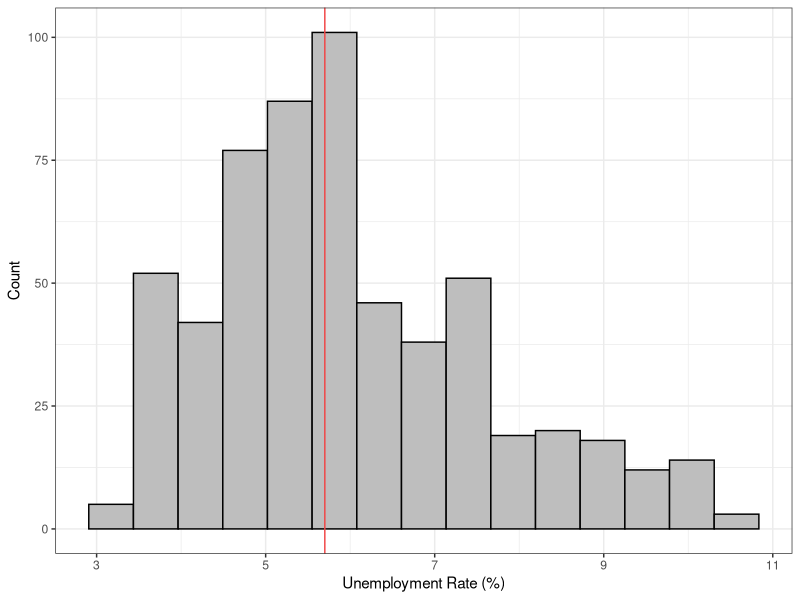

Source code (R): (Note: this script raises an error after producing the figure.)
# load libraries
library(kableExtra)                     # for printing tables
library(cowplot)                        # for side by side plots
library(lubridate)                      # for dealing with dates
library(maps)                           # for creating maps
library(tidyverse)

# read in the cleaned data
setwd("~/Desktop/STAT471/unemployment-project")
econ_train = read_tsv(file = "data/clean/econ_train.tsv")
econ_test = read_tsv(file = "data/clean/econ_test.tsv")

# count number of test and train observations and number of filters
test_obs = nrow(econ_train)
train_obs = nrow(econ_test)
total_obs = test_obs + train_obs
num_features = ncol(econ_train)

 
# Variation in response variable 
histogram_unemploy = econ_train %>%
  ggplot(aes(x = UNRATE)) +
  geom_histogram(bins = 15, fill = "grey", col =  "black") +
  labs(x = "Unemployment Rate (%)", 
       y = "Count") +
  # add vertical line at the median value for unemployment rate
  geom_vline(xintercept = median(econ_train$UNRATE), color = "#f04546") + 
  theme_bw()
# save the plot
ggsave(filename = "~/Desktop/STAT471/unemployment-project/results/histogram_unemploy.png", 
       plot = histogram_unemploy, 
       device = "png", 
       width = 8, 
       height = 5)

#accesss independence of time series data
pct <- function(x) {x / lag(x) - 1}
combinded = rbind(econ_train, econ_test) 
mean_change = combinded %>% 
  mutate(change = UNRATE - lead(UNRATE)) %>% 
  dplyr::select(change) %>% na.omit() %>%
  summarise(mean(abs(change)))  
sd_UNRATE = sd(combinded$UNRATE)

# which 10 years have the highest unemployment rates
top_10_unemploy = econ_train %>%
  mutate(year = year(date)) %>% #add year columns
  group_by(year) %>%  #group by year 
  summarise(UNRATE = mean(UNRATE)) %>% 
  ungroup() %>%
  arrange(desc(UNRATE)) %>%
  head(10)
top_10_unemploy %>% 
  kable(format = "latex", row.names = NA, 
        booktabs = TRUE, digits = 1) %>%
  kable_styling(position = "center") %>%
  save_kable(file =
               "~/Desktop/STAT471/unemployment-project/results/top_10_unemploy.pdf", 
             self_contained = T)

# Calculate mean unemployment 

# All data 
mean_all_years = econ_train %>%
  summarise("Time" = "1960-2020", "Unemployment Rate" = mean(UNRATE))
# After 2010
mean_last_10years = econ_train %>% 
  filter(date > as.Date("2010-01-01")) %>%
  summarise("Time" = "2010-2020", "Unemployment Rate" = mean(UNRATE))
# combine two metrics
mean_unemploy = rbind(mean_all_years, mean_last_10years) 

mean_unemploy  %>% 
  kable(format = "latex", row.names = NA, 
        booktabs = TRUE, digits = 2) %>%
  kable_styling(position = "center") %>%
  save_kable(file =
               "~/Desktop/STAT471/unemployment-project/results/mean-unemployment-chart.pdf", 
             self_contained = T)

#Plot unemployment by year 

# set colors to use for graphs 
cols <- c("Total U.S."= "#3591d1","Mean Unemployment (1972-2021)"= "#f04546")

# plot both unemployment rates for all years
all_year_plot = econ_train %>% 
  ggplot() + 
  geom_line(mapping = aes(x=date,y=UNRATE, colour = "Total U.S.")) +
  geom_hline(yintercept = median(econ_train$UNRATE), 
             colour = "#f04546", linetype='dashed') +
  ggtitle("Total U.S. Unemployment (1960-2020)") + 
  theme_bw() +
  scale_colour_manual(name="Metric",values=cols)  +
  labs(
    x = "Date",
    y = "Unemployment Rate"
  )
# save the plot
ggsave(filename = "~/Desktop/STAT471/unemployment-project/results/all-year-comparison-plot.png", 
       plot = all_year_plot, 
       device = "png", 
       width = 8, 
       height = 5)
 

# Plot phillips curve (inflation by unemployment) 
phillips_curve_US = econ_train %>% 
  summarise(year = year(date), UNRATE, FPCPITOTLZGUSA) %>% 
  group_by(year) %>% 
  summarise(unemployment_rate = mean(UNRATE), 
            inflation = mean(FPCPITOTLZGUSA)) %>% ungroup() %>%
  ggplot() + 
  geom_line(mapping = aes(x=unemployment_rate,y=inflation), color = "#3591d1") +
  ggtitle("Inflation vs. Unemployment Rate") + 
  theme_bw() +
  labs(
    x = "Unemployment Rate",
    y = "Inflation"
  )
# save the plot
ggsave(filename = 
         "~/Desktop/STAT471/unemployment-project/results/phillips-curve-us-plot.png", 
       plot = phillips_curve_US, 
       device = "png", 
       width = 8, 
       height = 5)
 
# Plot unemployment rate vs. federal funds rate
fed_funds_plot = econ_train %>% filter(date > as.Date("2000-01-01")) %>% 
  ggplot() + 
  geom_line(mapping = aes(x= FEDFUNDS,y=UNRATE), color = "#3591d1") +
  ggtitle("Unemployment Rate vs. Federal Funds Rate (2000-2020)") + 
  theme_bw() +
  labs(
    x = "Federal Funds Rate",
    y = "Unemployment Rate"
  )
# save the plot
ggsave(filename = 
         "~/Desktop/STAT471/unemployment-project/results/fed-funds-plot.png", 
       plot = fed_funds_plot, 
       device = "png", 
       width = 8, 
       height = 5)

# Examine unemployment by thousands of employees 

# logging plot
employees_logging_plot = econ_train %>% 
  ggplot() + 
  geom_line(mapping = aes(x= CES1011330001, y = UNRATE), color = "#3591d1") +
  ggtitle(" Logging") + 
  theme_bw() +
  theme(axis.title.x = element_text(size = 8)) +
  theme(axis.title.y = element_text(size = 8)) +
  labs(
    x = "Logging Employees (thousands)",
    y = "Unemployment Rate"
  )

# shipping and boating 
employees_shipping_boating_plot = econ_train %>% 
  ggplot() + 
  geom_line(mapping = aes(x= CES3133660001, y = UNRATE), color = "#3591d1") +
  ggtitle("Shipping and Boating") + 
  theme_bw() +
  theme(axis.title.x = element_text(size = 8)) +
  theme(axis.title.y = element_text(size = 8)) +
  labs(
    x = "Shipping and Boating Employees (thousands)",
    y = "Unemployment Rate"
  )

# information plot
employees_information_plot = econ_train %>% 
  ggplot() + 
  geom_line(mapping = aes(x= CEU5000000001, y = UNRATE), color = "#3591d1") +
  ggtitle("Information") + 
  theme_bw() +
  theme(axis.title.x = element_text(size = 8)) +
  theme(axis.title.y = element_text(size = 8)) +
  labs(
    x = "Information Employees (thousands)",
    y = "Unemployment Rate"
  )

# information plot after 2000, since likely meaningless before then
employees_information_plot_after_2000 = econ_train %>% 
  filter(date > as.Date("2000-01-01")) %>%
  ggplot() + 
  geom_line(mapping = aes(x= CEU5000000001, y = UNRATE), color = "#3591d1") +
  ggtitle("Information (2000-2020)") + 
  theme_bw() +
  theme(axis.title.x = element_text(size = 8)) +
  theme(axis.title.y = element_text(size = 8)) +
  labs(
    x = "Information Employees (thousands)",
    y = "Unemployment Rate"
  )

# federal plot, suggests numbner might increase during high unemployment 
employees_federal_plot = econ_train %>% 
  ggplot() + 
  geom_line(mapping = aes(x= CES9091000001, y = UNRATE), color = "#3591d1") +
  ggtitle("Federal") + 
  theme_bw() +
  theme(axis.title.x = element_text(size = 8)) +
  theme(axis.title.y = element_text(size = 8)) +
  labs(
    x = "Federal Employees (thousands)",
    y = "Unemployment Rate"
  )

employees_plot = plot_grid(employees_logging_plot, employees_shipping_boating_plot, employees_information_plot, employees_information_plot_after_2000, employees_federal_plot, rnow = 3)

# save the plot
ggsave(filename = 
         "~/Desktop/STAT471/unemployment-project/results/employees_plot.png", 
       plot = employees_plot, 
       device = "png", 
       width = 8, 
       height = 5)

# examine unemployment by hours of work, issue is still classifed as employed even if hours change

# hours manufacturing plot
hours_production_manufacturing_plot = econ_train %>% 
  ggplot() + 
  geom_line(mapping = aes(x= AWHMAN, y = UNRATE), color = "#3591d1") +
  ggtitle("Manufacturing") + 
  theme_bw() +
  theme(axis.title.x = element_text(size = 8)) +
  theme(axis.title.y = element_text(size = 8)) +
  labs(
    x = "Hours Production",
    y = "Unemployment Rate"
  )

# hours mining and logging plot
hours_production_mining_logging_plot = econ_train %>% 
  ggplot() + 
  geom_line(mapping = aes(x= CES1000000007, y = UNRATE), color = "#3591d1") +
  ggtitle("Mining/Logging") + 
  theme_bw() +
  theme(axis.title.x = element_text(size = 8)) +
  theme(axis.title.y = element_text(size = 8)) +
  labs(
    x = "Hours Production",
    y = "Unemployment Rate"
  )

# hours construction plot
hours_production_construction_plot = econ_train %>% 
  ggplot() + 
  geom_line(mapping = aes(x= CEU2000000007, y = UNRATE), color = "#3591d1") +
  ggtitle("Construction") + 
  theme_bw() +
  theme(axis.title.x = element_text(size = 8)) +
  theme(axis.title.y = element_text(size = 8)) +
  labs(
    x = "Hours Production",
    y = "Unemployment Rate"
  )

hours_production_plot = plot_grid(hours_production_manufacturing_plot, hours_production_mining_logging_plot, hours_production_construction_plot, nrow = 1)

# save the plot
ggsave(filename = 
         "~/Desktop/STAT471/unemployment-project/results/hours_production_plot.png", 
       plot = hours_production_plot, 
       device = "png", 
       width = 12, 
       height = 4)

# government social benefits: to persons: Federal: Benefits from social insurance funds: Unemployment insurance, as increases so should 
social_benefits_plot = econ_train %>% 
  filter(A1589C1A027NBEA <mean(econ_train$A1589C1A027NBEA)*5) %>% #remove a crazy outliar 
  ggplot() + 
  geom_line(mapping = aes(x= A1589C1A027NBEA, y = UNRATE), color = "#3591d1") +
  ggtitle("Social Benefits to Persons") + 
  theme_bw() +
  theme(axis.title.x = element_text(size = 8)) +
  theme(axis.title.y = element_text(size = 8)) +
  labs(
    x = "Government social benefits: to person",
    y = "Unemployment Rate"
  )

# net government saving: Imputations
net_gov_savings_plot = econ_train %>% 
  ggplot() + 
  geom_line(mapping = aes(x= A2010C1A027NBEA, y = UNRATE), color = "#3591d1") +
  ggtitle("Net government saving") + 
  theme_bw() +
  theme(axis.title.x = element_text(size = 8)) +
  theme(axis.title.y = element_text(size = 8)) +
  labs(
    x = "Net government saving",
    y = "Unemployment Rate"
  )

# real Consumption of Fixed Capital: Private
consumption_fixed_capital_plot = econ_train %>% 
  ggplot() + 
  geom_line(mapping = aes(x= A024RL1A225NBEA, y = UNRATE), color = "#3591d1") +
  ggtitle("Real Consumption of Fixed Capital: Private") + 
  theme_bw() +
  theme(axis.title.x = element_text(size = 8)) +
  theme(axis.title.y = element_text(size = 8)) +
  labs(
    x = "Real Consumption of Fixed Capital: Private",
    y = "Unemployment Rate"
  )

# real Disposable Personal Income
disposable_personal_income_plot = econ_train %>% 
  ggplot() + 
  geom_line(mapping = aes(x= A067RL1A156NBEA, y = UNRATE), color = "#3591d1") +
  ggtitle("Real Disposable Personal Income") + 
  theme_bw() +
  theme(axis.title.x = element_text(size = 8)) +
  theme(axis.title.y = element_text(size = 8)) +
  labs(
    x = "Real Disposable Personal Income",
    y = "Unemployment Rate"
  )

#combine plots
gdp_plots = plot_grid(social_benefits_plot, net_gov_savings_plot, consumption_fixed_capital_plot, disposable_personal_income_plot, nrow = 2)

# save the plot
ggsave(filename = 
         "~/Desktop/STAT471/unemployment-project/results/gdp_plots.png", 
       plot = gdp_plots, 
       device = "png", 
       width = 10, 
       height = 6)
